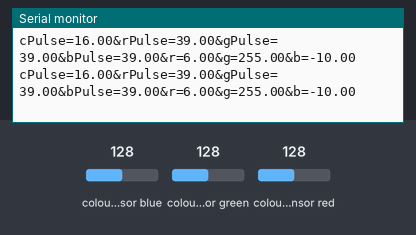
Simulated run of this sketch. Board: Arduino Mega 2560, built with avr-gcc and run on an emulated ATmega2560. On the bench: the last lines printed to the serial monitor. Wiring (inferred from the names in the program): TCS3200 colour sensor: output pin 40; S2 pin 33; S3 pin 34; S0 pin 31; S1 pin 32. Inputs (shaded band) come from the test bench; at power-on: colour sensor blue 128, colour sensor green 128, colour sensor red 128.

Above: at 1.2 s.
1.3 s: colour sensor blue set to 64
At 1.41 s:
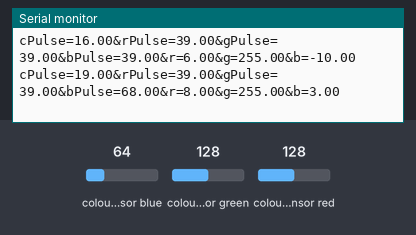
4.3 s: colour sensor green set to 64
At 4.49 s:
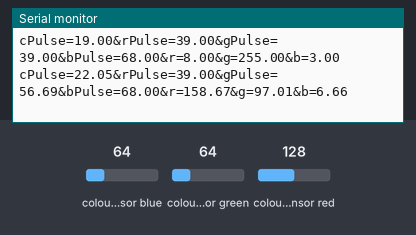
7.3 s: colour sensor blue set to 5
At 7.43 s:
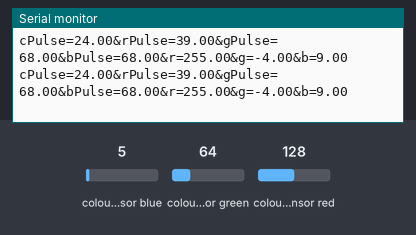
10.3 s: colour sensor red set to 5
At 10.68 s:
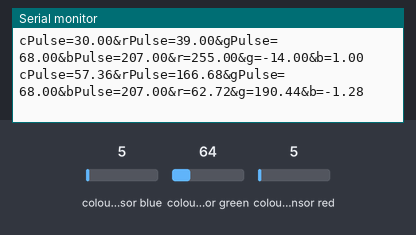
Timing chart, 0 to 12.8 s (numbered marks = the images above; inputs shaded):
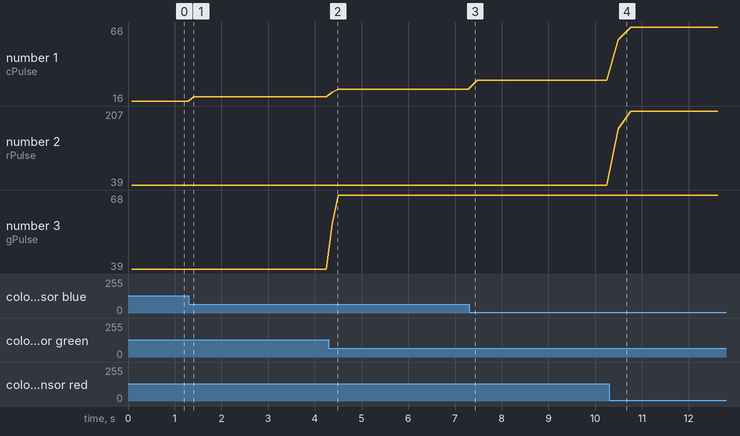

The sketch:

copytiva4c123g.ino
```cpp
/*
Sensor LaunchPadComment
VCC 3V3
GND GND
S0  31 Selección para salida de escalado de frecuencia
S1  32 Selección para salida de escalado de frecuencia
S2  33 Selección del tipo de fotodiodo
S3  34 Selección del tipo de fotodiodo
OE  39 habilitación de salida (active low)
OUT 40 Salida-->Onda Cuadrada*/

int S0 = 31;
int S1 = 32;
int S2 = 33;
int S3 = 34;
int OEPin = 39;
int outPin = 40;
// constantes - ajustables si se presentan lecturas pobres debido a ruido generado por otras fuentes de luz
const int Rc = 100; //Responsividad relativa clara
const int Rr = 99;  // Responsividad relativa roja
const int Rg = 65;  // Responsividad relativa verde
const int Rb = 70;  // Responsividad relativa azul
/****-----------------------****/

/****Numero de Muestras del Promediador****/
const int nMuestras = 200;
/****-----------------------****/

/*
 ***********************************************************************
 *              SETUP CONFIGURACIÓN INICIAL
 ***********************************************************************
 */
void setup() {
  configurarSerial();
  configurarPinesSensor();
}

void configurarSerial() {
  Serial.begin(9600);
}

/*Opciones seleccionables
------------------
S0 S1 Escalado de frecuencia de salida
L  L  Apagado
L  H  2%
H  L  20%
H  H  100%
Nota: De acuerdo con la hoja de datos, las salidas a escala reducida se pueden usar cuando
un contador de frecuencia más lenta está disponible. Las funciones PulseIn() maneja un
escalado de frecuencia fijado en un 20%.
s2 S3 Tipo de fotodiodo seleccionado
L  L  Rojo
L  H  Azul
H  L  Sin filtro
H  H  Verde
*/
void configurarPinesSensor(){
  pinMode(outPin, INPUT);
  pinMode(OEPin, OUTPUT);
  digitalWrite(OEPin, LOW);// Habilida el escalado de frecuencia
  pinMode(S0, OUTPUT);
  pinMode(S1, OUTPUT);
  digitalWrite(S0, HIGH);// configura el escalado de frecuencia
  digitalWrite(S1, LOW);
  pinMode(S2, OUTPUT);
  pinMode(S3, OUTPUT);
}


/*
 ***********************************************************************
 *              LOOP BUCLE PRINCIPAL
 ***********************************************************************
 */
void loop() {
  serialSensor();
}

struct SensorColor {
  int r[nMuestras];
  int g[nMuestras];
  int b[nMuestras];
  int cPulse[nMuestras];
  int rPulse[nMuestras];
  int gPulse[nMuestras];
  int bPulse[nMuestras];
  float promedio(int arreglo[]){
    float suma = 0;
    for (int x = 0; x < nMuestras; x++){
      suma += arreglo[x];
    }
    suma /= nMuestras;
    return suma;
  }
};struct SensorColor datosSensor;

void serialSensor() {
  for (int i=0; i<nMuestras; i++){
    leerDatosSensor(i);
  }
  enviarDatosSensor();
}

void enviarDatosSensor() {
  struct SensorColor sensor = datosSensor;

  Serial.print("cPulse="+String(sensor.promedio(sensor.cPulse))+"&");
  Serial.print("rPulse="+String(sensor.promedio(sensor.rPulse))+"&");
  Serial.print("gPulse= "+String(sensor.promedio(sensor.gPulse))+"&");
  Serial.print("bPulse="+String(sensor.promedio(sensor.bPulse))+"&");
  Serial.print("r="+String(sensor.promedio(sensor.r))+"&");
  Serial.print("g="+String(sensor.promedio(sensor.g))+"&");
  Serial.print("b="+String(sensor.promedio(sensor.b)));
  Serial.println("");
}

void leerDatosSensor(int i) {
  int timeout = 1000000;

  digitalWrite(S2, HIGH);// Se configura para tomar lectura sin filtro
  digitalWrite(S3, LOW);
  int cPulse = pulseIn(outPin, LOW, timeout);// realiza la lectura
  int Ac = cPulse * Rc;// ajusta la lectura con el valor de responsividad relativa clara

  digitalWrite(S2, LOW);// Se configura para tomar lectura filtro rojo
  digitalWrite(S3, LOW);
  int rPulse = pulseIn(outPin, LOW, timeout);// realiza la lectura
  int Ar = rPulse * Rr;// ajusta la lectura con el valor de responsividad relativa roja
  int Cr = Ar - Ac; // aplica correccion para su lectura clara

  digitalWrite(S2, HIGH);// Se configura para tomar lectura filtro verde
  digitalWrite(S3, HIGH);
  int gPulse = pulseIn(outPin, LOW, timeout);// realiza lectura

  int Ag = gPulse * Rg;// ajusta la lectura con el valor de responsividad relativa verde
  int Cg = Ag - Ac;// aplica correccion para su lectura clara

  digitalWrite(S2, LOW);// Se configura para tomar lectura filtro azul
  digitalWrite(S3, HIGH);
  int bPulse = pulseIn(outPin, LOW, timeout);// realiza lectura
  int Ab = bPulse * Rb;// ajusta la lectura con el valor de responsividad relativa azul
  int Cb = Ab - Ac;                      // aplica correccion para su lectura clara

  //-------------- Encuentra composicion relativa de los colores en pasos de 0 a 255 ----------------
  int r, g, b;

  if (Cr < Cg && Cg < Cb) { //  orden del color RGB
    r = 255;
    g = 128 * Cr / Cg;
    b = 16 * Cr / Cb;
  }
  else if (Cr < Cb && Cb < Cg) { //  orden del color RGB
    r = 255;
    b = 128 * Cr / Cb;
    g = 16 * Cr / Cg;
  }
  else if (Cg < Cr && Cr < Cb) { //  orden del color RGB
    g = 255;
    r = 128 * Cg / Cr;
    b = 16 * Cg / Cb;
  }
  else if (Cg < Cb && Cb < Cr) { //  orden del color RGB
    g = 255;
    b = 128 * Cg / Cb;
    r = 16 * Cg / Cr;
  }
  else if (Cb < Cr && Cr < Cg) { //   orden del color RGB
    b = 255;
    r = 128 * Cb / Cr;
    g = 16 * Cb / Cg;
  } else { // (Cb < Cg && Cg < Cr)    //   orden del color RGB
    b = 255;
    g = 128 * Cb / Cg;
    r = 32 * Cb / Cr;
  }

  datosSensor.r[i] = r;
  datosSensor.g[i] = g;
  datosSensor.b[i] = b;
  datosSensor.cPulse[i] = cPulse;
  datosSensor.rPulse[i] = rPulse;
  datosSensor.gPulse[i] = gPulse;
  datosSensor.bPulse[i] = bPulse;
}
```

Measured:
- after the input at 1.3 s, the serial monitor: prints a new line after 0.11 s (image 1)
- after the input at 4.3 s, the serial monitor: prints a new line after 0.07 s (image 2)
- after the input at 10.3 s, the serial monitor: prints a new line after 0.19 s (image 4)
- plotted number 1: 16 → 19 after the input at 1.3 s, 19 → 24 after the input at 4.3 s, 24 → 30 after the input at 7.3 s, 30 → 66 after the input at 10.3 s
